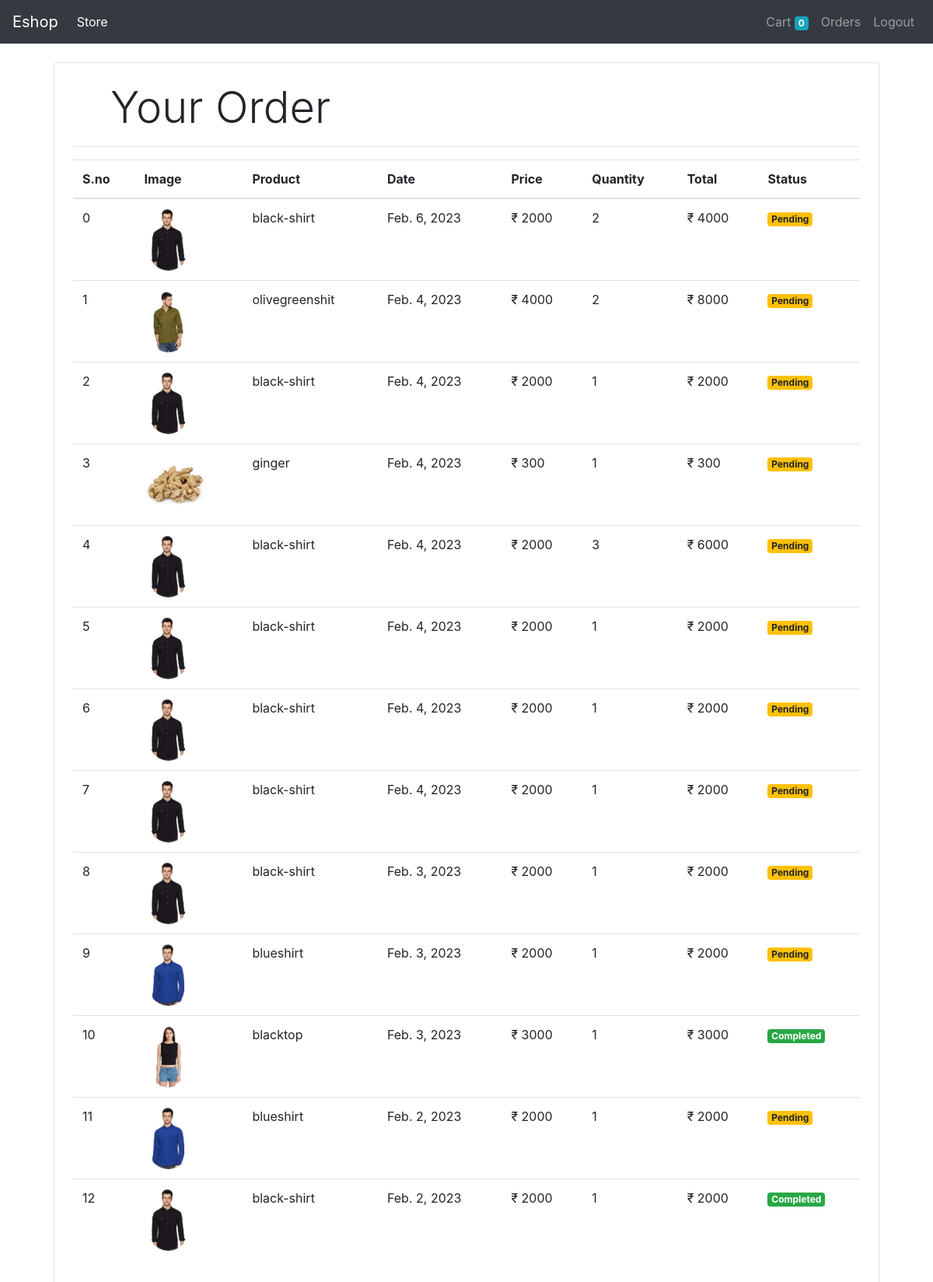
/orders (signed in), run on the app's committed database.
### store/models/orders.py (models this page shows, shortened)
class Order(models.Model):
    product = models.ForeignKey(Product,on_delete=models.CASCADE)
    customer = models.ForeignKey(Customer,on_delete=models.CASCADE)
    quantity = models.IntegerField(default=1)
    price = models.IntegerField()
    address = models.CharField(max_length=50,default='' , blank=True)
    phone = models.CharField(max_length=50,default='' , blank=True)
    date = models.DateField(default=datetime.datetime.today)
    status = models.BooleanField(default=False)
    @staticmethod
    def get_orders_by_customer(customer_id):
       return Order\
       .objects\
       .filter(customer = customer_id)\
       .order_by("-date")

### store/models/product.py (models this page shows, shortened)
class Product(models.Model):
    name = models.CharField(max_length=50)
    price = models.IntegerField(default=0)
    category = models.ForeignKey(Category,on_delete=models.CASCADE,default=1)
    description = models.CharField(max_length=200,default='',null=True , blank=True)
    image = models.ImageField(upload_to='products/')

### store/middlewares/auth.py (the view)
    def middleware(request):
        returnUrl = request.META['PATH_INFO']
        if not request.session.get('customer'):
            return redirect(f'login?return_url={returnUrl}')
        response = get_response(request)
        return response

### store/templatetags/custom_filter.py (called while the page is built)
@register.filter(name='currency')
def currency(number):
    return " ₹ "+str(number)

@register.filter(name='multiply')
def multiply(number,number1):
    return number*number1

### store/views/orders.py (called while the page is built)
    def get(self,request):
        customer = request.session.get('customer')
        orders = Order.get_orders_by_customer(customer)
        print(orders)
        return render(request,'orders.html',{'orders':orders})

### store/templates/orders.html
{% extends 'base.html'%}
{% block content %}
{% load cart%}
{% load custom_filter%}
<div class="container">
    <div class="border border rounded p-4 m-4">
        <p class="display-4 pl-4 ml-4 ">Your Order</p>
        <hr>
        <table class="table">
            <thead>
                <tr>
                    <th>S.no</th>
                    <th>Image</th>
                    <th>Product</th>
                    <th>Date</th>
                    <th>Price</th>
                    <th>Quantity</th>
                    <th>Total</th>
                    <th>Status</th>
                </tr>
            </thead>
            <tbody>
                {% for order in orders %}
                <tr>
                    <td>{{forloop.counter0}}</td>
                    <td><img style="height:80px;"class="rounded-circle" src='{{order.product.image.url}}'</td>
                    <td>{{order.product.name}}</td>
                    <td>{{order.date}}</td>
                    <td>{{order.price|currency}}</td>
                    <td>{{order.quantity}}</td>
                    <td>{{order.quantity|multiply:order.price|currency}}</td>
                    {% if order.status%}
                    <td><small class="badge badge-success">Completed</small></td>
                    {%else%}
                    <td><small class="badge badge-warning">Pending</small></td>
                    {% endif %}
                </tr>
                {% endfor %}
            </tbody>
        </table>
</div>
{% endblock %}

### data on the page
Order: product.image (picture), product.name "black-shirt", date "Feb. 6, 2023", price "₹ 2000", quantity "2", quantity|multiply "₹ 4000", status "Pending"
Order: product.image (picture), product.name "olivegreenshit", date "Feb. 4, 2023", price "₹ 4000", quantity "2", quantity|multiply "₹ 8000", status "Pending"
Order: product.image (picture), product.name "black-shirt", date "Feb. 4, 2023", price "₹ 2000", quantity "1", quantity|multiply "₹ 2000", status "Pending"
Order: product.image (picture), product.name "ginger", date "Feb. 4, 2023", price "₹ 300", quantity "1", quantity|multiply "₹ 300", status "Pending"
Order: product.image (picture), product.name "black-shirt", date "Feb. 4, 2023", price "₹ 2000", quantity "3", quantity|multiply "₹ 6000", status "Pending"
Order: product.image (picture), product.name "black-shirt", date "Feb. 4, 2023", price "₹ 2000", quantity "1", quantity|multiply "₹ 2000", status "Pending"
Order: product.image (picture), product.name "black-shirt", date "Feb. 4, 2023", price "₹ 2000", quantity "1", quantity|multiply "₹ 2000", status "Pending"
Order: product.image (picture), product.name "black-shirt", date "Feb. 4, 2023", price "₹ 2000", quantity "1", quantity|multiply "₹ 2000", status "Pending"
Order: product.image (picture), product.name "black-shirt", date "Feb. 3, 2023", price "₹ 2000", quantity "1", quantity|multiply "₹ 2000", status "Pending"
Order: product.image (picture), product.name "blueshirt", date "Feb. 3, 2023", price "₹ 2000", quantity "1", quantity|multiply "₹ 2000", status "Pending"
Order: product.image (picture), product.name "blacktop", date "Feb. 3, 2023", price "₹ 3000", quantity "1", quantity|multiply "₹ 3000", status "Completed"
Order: product.image (picture), product.name "blueshirt", date "Feb. 2, 2023", price "₹ 2000", quantity "1", quantity|multiply "₹ 2000", status "Pending"
Order: product.image (picture), product.name "black-shirt", date "Feb. 2, 2023", price "₹ 2000", quantity "1", quantity|multiply "₹ 2000", status "Completed"

### other printed values
{{ request.session.cart.keys|length }} "0"
